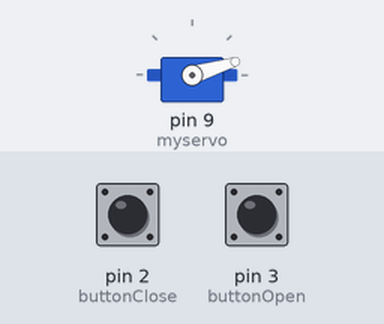
The sketch below on a simulated Arduino Uno, built with avr-gcc and run on an emulated ATmega328P. Parts: servo. The test bench sets the inputs (shaded band); at power-on: pin 3 (buttonOpen) LOW, pin 2 (buttonClose) LOW.

Above: at 3.2 s.
3.3 s: pin 3 (buttonOpen) pulled HIGH for 0.15 s
At 3.76 s:
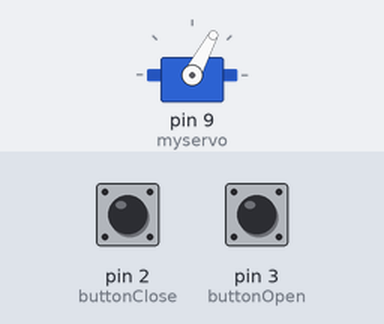
At 4.7 s:
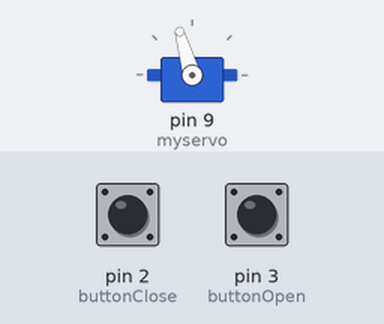
5.6 s: pin 2 (buttonClose) pulled HIGH for 0.15 s
8.0 s: pin 3 (buttonOpen) pulled HIGH for 1 s
At 8.75 s:
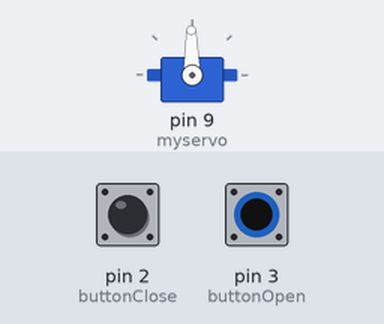
10.5 s: pin 2 (buttonClose) pulled HIGH for 1 s
Timing chart, 0 to 13.5 s (numbered marks = the images above; inputs shaded):
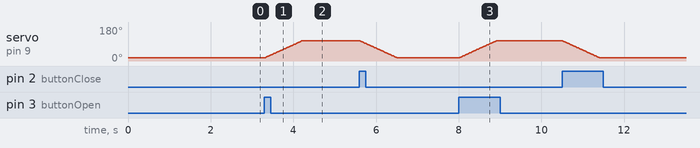

Measured:
- after the input at 3.3 s, servo on pin 9 (myservo): moves from 17° to 106° over 0.89 s, starting at once

The sketch:

shlagbaum.ino
```cpp
#include <Servo.h>

/*
D2 button close
D9 servo
D3 button open
*/

Servo myservo;
const int buttonClose = 2;
const int buttonOpen = 3;
int buttonCloseState = 0;
int buttonOpenState = 0;
int shlagbaumCloseState = 0;
int shlagbaumOpenState = 0;

void setup()
{
  myservo.attach(9);
  pinMode(buttonClose, INPUT);
  pinMode(buttonOpen, INPUT);

  myservo.write(17); //close
  delay(2000);
  shlagbaumCloseState = 1;
  shlagbaumOpenState = 0;
}

void loop()
{
  int buttonCloseState = digitalRead(buttonClose);
  int buttonOpenState = digitalRead(buttonOpen);

  if ((buttonCloseState == HIGH) & (shlagbaumOpenState==1) ) {
      for (int angel = 107; angel > 17; angel--)  {
        myservo.write(angel);    //0..180
        delay(10);
      }
    shlagbaumCloseState = 1;
    shlagbaumOpenState = 0;
  }

  if ((buttonOpenState == HIGH) & (shlagbaumCloseState==1) ) {
      for (int angel = 17; angel < 107; angel++)  {
        myservo.write(angel);    //0..180
        delay(10);
      }
    shlagbaumCloseState = 0;
    shlagbaumOpenState = 1;
  }

} 
```
